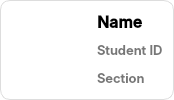
<?xml version="1.0" encoding="UTF-8"?>
<ui version="4.0">
 <class>CardStudent</class>
 <widget class="QWidget" name="CardStudent">
  <property name="geometry">
   <rect>
    <x>0</x>
    <y>0</y>
    <width>174</width>
    <height>100</height>
   </rect>
  </property>
  <property name="sizePolicy">
   <sizepolicy hsizetype="Preferred" vsizetype="Preferred">
    <horstretch>0</horstretch>
    <verstretch>0</verstretch>
   </sizepolicy>
  </property>
  <property name="minimumSize">
   <size>
    <width>0</width>
    <height>100</height>
   </size>
  </property>
  <property name="maximumSize">
   <size>
    <width>1000</width>
    <height>100</height>
   </size>
  </property>
  <property name="windowTitle">
   <string>Form</string>
  </property>
  <property name="styleSheet">
   <string notr="true">background: transparent;</string>
  </property>
  <layout class="QHBoxLayout" name="horizontalLayout">
   <property name="leftMargin">
    <number>0</number>
   </property>
   <property name="topMargin">
    <number>0</number>
   </property>
   <property name="rightMargin">
    <number>0</number>
   </property>
   <property name="bottomMargin">
    <number>0</number>
   </property>
   <item>
    <widget class="QFrame" name="Card">
     <property name="sizePolicy">
      <sizepolicy hsizetype="Preferred" vsizetype="Minimum">
       <horstretch>0</horstretch>
       <verstretch>0</verstretch>
      </sizepolicy>
     </property>
     <property name="styleSheet">
      <string notr="true">#Card {
    font: 10pt &quot;Inter&quot;;
    background-color: #FFFFFF;
    border-radius: 10px;
    border: 1px solid #ddd;
}

#Card:hover {
    border: 1px solid #3498DB;
    background-color: #E1F5FE;
}

#Card[selected=&quot;true&quot;] {
    border: 2px solid #3498DB;
    background-color: #E1F5FE;
}

#label_name {
    font-weight: bold;
    font-size: 16px;
    color: #000000;
    background-color: transparent;
}

#label_studentid,
#label_section {
    color: #777777;
    font-size: 13px;
    background-color: transparent;
}

#label_photo {
    background-color: transparent;
}</string>
     </property>
     <property name="frameShape">
      <enum>QFrame::StyledPanel</enum>
     </property>
     <property name="frameShadow">
      <enum>QFrame::Raised</enum>
     </property>
     <layout class="QHBoxLayout" name="horizontalLayout_2">
      <item>
       <widget class="QLabel" name="label_photo">
        <property name="minimumSize">
         <size>
          <width>80</width>
          <height>80</height>
         </size>
        </property>
        <property name="maximumSize">
         <size>
          <width>80</width>
          <height>80</height>
         </size>
        </property>
        <property name="styleSheet">
         <string notr="true"/>
        </property>
        <property name="text">
         <string/>
        </property>
        <property name="pixmap">
         <pixmap resource="../resources.qrc">:/Images/Images/profile.png</pixmap>
        </property>
        <property name="scaledContents">
         <bool>true</bool>
        </property>
       </widget>
      </item>
      <item>
       <widget class="QFrame" name="frame_2">
        <property name="sizePolicy">
         <sizepolicy hsizetype="Preferred" vsizetype="Minimum">
          <horstretch>0</horstretch>
          <verstretch>0</verstretch>
         </sizepolicy>
        </property>
        <property name="frameShape">
         <enum>QFrame::StyledPanel</enum>
        </property>
        <property name="frameShadow">
         <enum>QFrame::Raised</enum>
        </property>
        <layout class="QVBoxLayout" name="layout_body_text">
         <property name="leftMargin">
          <number>0</number>
         </property>
         <property name="topMargin">
          <number>0</number>
         </property>
         <property name="rightMargin">
          <number>0</number>
         </property>
         <property name="bottomMargin">
          <number>0</number>
         </property>
         <item>
          <widget class="QLabel" name="label_name">
           <property name="maximumSize">
            <size>
             <width>16777215</width>
             <height>25</height>
            </size>
           </property>
           <property name="font">
            <font>
             <family>Inter SemiBold</family>
             <pointsize>-1</pointsize>
             <weight>75</weight>
             <italic>false</italic>
             <bold>true</bold>
            </font>
           </property>
           <property name="styleSheet">
            <string notr="true"/>
           </property>
           <property name="text">
            <string>Name</string>
           </property>
          </widget>
         </item>
         <item>
          <widget class="QLabel" name="label_studentid">
           <property name="maximumSize">
            <size>
             <width>16777215</width>
             <height>25</height>
            </size>
           </property>
           <property name="font">
            <font>
             <family>Inter SemiBold</family>
             <pointsize>-1</pointsize>
             <weight>50</weight>
             <italic>false</italic>
             <bold>false</bold>
            </font>
           </property>
           <property name="styleSheet">
            <string notr="true"/>
           </property>
           <property name="text">
            <string>Student ID</string>
           </property>
          </widget>
         </item>
         <item>
          <widget class="QLabel" name="label_section">
           <property name="maximumSize">
            <size>
             <width>16777215</width>
             <height>25</height>
            </size>
           </property>
           <property name="font">
            <font>
             <family>Inter SemiBold</family>
             <pointsize>-1</pointsize>
             <weight>50</weight>
             <italic>false</italic>
             <bold>false</bold>
            </font>
           </property>
           <property name="styleSheet">
            <string notr="true"/>
           </property>
           <property name="text">
            <string>Section</string>
           </property>
          </widget>
         </item>
        </layout>
       </widget>
      </item>
     </layout>
    </widget>
   </item>
  </layout>
 </widget>
 <resources>
  <include location="../resources.qrc"/>
 </resources>
 <connections/>
</ui>
